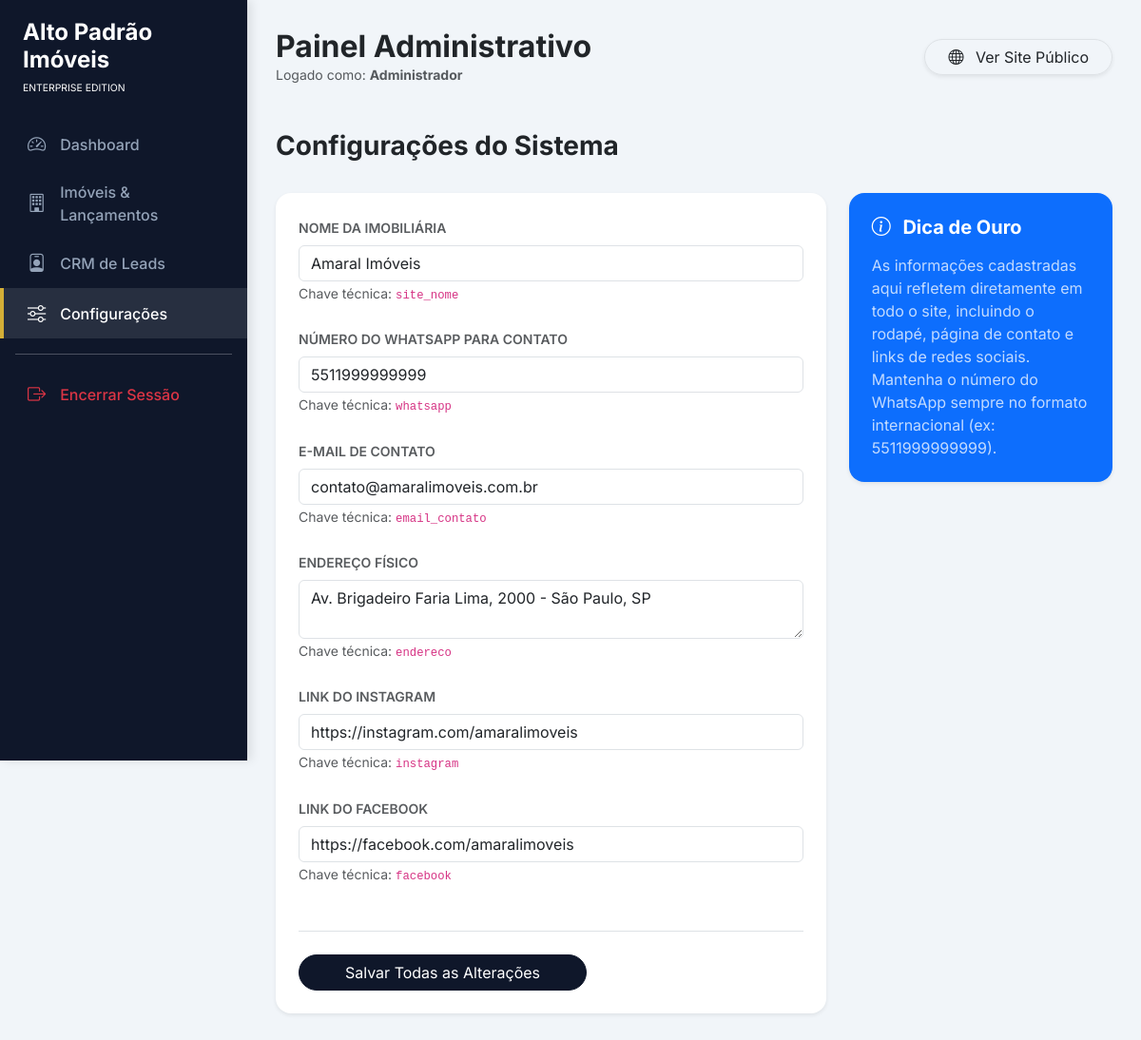
/admin/configuracoes.php (signed in), run on the app's committed database.
### tables this page shows
CREATE TABLE IF NOT EXISTS `configuracoes` (
  `id` int(11) NOT NULL AUTO_INCREMENT,
  `chave` varchar(50) NOT NULL,
  `valor` text DEFAULT NULL,
  `descricao` varchar(255) DEFAULT NULL,
  PRIMARY KEY (`id`),
  UNIQUE KEY `chave` (`chave`)
);

### includes/db.php (called while the page is built, shortened)
<?php
function escape($data) {
    return htmlspecialchars($data, ENT_QUOTES, 'UTF-8');
}
?>

### admin/configuracoes.php (the view, shortened to what this page needs)
<?php
require_once __DIR__ . '/header.php';
$configs = $pdo->query("SELECT * FROM configuracoes")->fetchAll();
?>
<div class="d-flex justify-content-between align-items-center mb-4">
    <h3 class="fw-bold">Configurações do Sistema</h3>
</div>
<div class="row">
    <div class="col-lg-8">
        <div class="card border-0 shadow-sm">
            <div class="card-body p-4">
                <form method="POST">
                    <div class="row g-4">
                        <?php foreach ($configs as $c): ?>
                        <div class="col-md-12">
                            <label class="form-label fw-semibold small text-uppercase ls-1 text-muted"><?php echo escape($c['descricao']); ?></label>
                            <?php if (strlen($c['valor']) > 100 || $c['chave'] == 'endereco'): ?>
                                <textarea name="config[<?php echo $c['chave']; ?>]" class="form-control" rows="2"><?php echo escape($c['valor']); ?></textarea>
                            <?php else: ?>
                                <input type="text" name="config[<?php echo $c['chave']; ?>]" class="form-control" value="<?php echo escape($c['valor']); ?>">
                            <?php endif; ?>
                            <small class="text-muted">Chave técnica: <code><?php echo $c['chave']; ?></code></small>
                        </div>
                        <?php endforeach; ?>
                    </div>
                    <div class="mt-5 pt-4 border-top">
                        <button type="submit" class="btn btn-primary px-5 rounded-pill">Salvar Todas as Alterações</button>
                    </div>
                </form>
            </div>
        </div>
    </div>
    <div class="col-lg-4">
        <div class="card border-0 shadow-sm bg-primary text-white">
            <div class="card-body p-4">
                <h5 class="fw-bold mb-3"><i class="bi bi-info-circle me-2"></i> Dica de Ouro</h5>
                <p class="mb-0 opacity-75">As informações cadastradas aqui refletem diretamente em todo o site, incluindo o rodapé, página de contato e links de redes sociais. Mantenha o número do WhatsApp sempre no formato internacional (ex: 5511999999999).</p>
            </div>
        </div>
    </div>
</div>
<?php include_once __DIR__ . '/footer.php'; ?>

### admin/header.php (shortened to what this page needs)
<?php
require_once __DIR__ . '/../includes/db.php';
$current_page = basename($_SERVER['PHP_SELF']);
?>
<!DOCTYPE html>
<html lang="pt-br">
<head>
    <link href="https://cdn.jsdelivr.net/npm/bootstrap@5.3.0/dist/css/bootstrap.min.css" rel="stylesheet">
    <link rel="stylesheet" href="https://cdn.jsdelivr.net/npm/bootstrap-icons@1.10.0/font/bootstrap-icons.css">
</head>
<body>
    <div class="sidebar">
        <div class="px-4 mb-4">
            <h4 class="fw-bold mb-0">Alto Padrão<span class="text-accent"> Imóveis</span></h4>
            <small class="white-text text-uppercase ls-1" style="font-size: 0.65rem;">Enterprise Edition</small>
        </div>
        <nav class="nav flex-column mt-4">
            <a class="nav-link <?php echo $current_page == 'index.php' ? 'active' : ''; ?>" href="index.php">
                <i class="bi bi-speedometer2"></i> <span>Dashboard</span>
            </a>
            <a class="nav-link <?php echo $current_page == 'lancamentos.php' ? 'active' : ''; ?>" href="lancamentos.php">
                <i class="bi bi-building"></i> <span>Imóveis & Lançamentos</span>
            </a>
            <a class="nav-link <?php echo $current_page == 'leads.php' ? 'active' : ''; ?>" href="leads.php">
                <i class="bi bi-person-badge"></i> <span>CRM de Leads</span>
            </a>
            <a class="nav-link <?php echo $current_page == 'configuracoes.php' ? 'active' : ''; ?>" href="configuracoes.php">
                <i class="bi bi-sliders"></i> <span>Configurações</span>
            </a>
            <div class="mt-auto pb-4">
                <hr class="mx-3 opacity-10">
                <a class="nav-link text-danger" href="logout.php">
                    <i class="bi bi-box-arrow-right"></i> <span>Encerrar Sessão</span>
                </a>
            </div>
        </nav>
    </div>
    <div class="main-content">
        <header class="d-flex justify-content-between align-items-center mb-5">
            <div>
                <h2 class="fw-bold mb-0">Painel Administrativo</h2>
                <p class="text-muted mb-0 small">Logado como: <strong><?php echo escape($_SESSION['admin_nome']); ?></strong></p>
            </div>
            <div class="d-flex gap-2">
                <a href="../index.php" target="_blank" class="btn btn-white border rounded-pill px-4 shadow-sm">
                    <i class="bi bi-globe me-2"></i> Ver Site Público
                </a>
            </div>
        </header>

### admin/footer.php (shortened to what this page needs)
    </div>
</body>
</html>

### admin/header.php (style rules this page uses)
:root { --sidebar-width: 260px; --primary: #0f172a; --accent: #d4af37; --success: #10b981; }
body { font-family: 'Inter', sans-serif; background-color: #f1f5f9; }
.sidebar { width: var(--sidebar-width); height: 100vh; position: fixed; background: var(--primary); color: white; padding-top: 20px; z-index: 1000; box-shadow: 4px 0 10px rgba(0,0,0,0.1); }
.main-content { margin-left: var(--sidebar-width); padding: 30px; min-height: 100vh; }
.nav-link { color: #94a3b8; padding: 12px 25px; display: flex; align-items: center; transition: all 0.3s; font-weight: 500; border-left: 4px solid transparent; }
.nav-link.active { color: white; background: rgba(255,255,255,0.1); border-left-color: var(--accent); }
.nav-link i { font-size: 1.2rem; margin-right: 15px; }
.card { border: none; border-radius: 16px; box-shadow: 0 4px 6px -1px rgba(0,0,0,0.1); }
.btn-primary { background-color: var(--primary); border-color: var(--primary); border-radius: 10px; }

### data on the page
configuracoes: descricao "NOME DA IMOBILIÁRIA", valor "Amaral Imóveis", chave "site_nome"
configuracoes: descricao "NÚMERO DO WHATSAPP PARA CONTATO", valor "5511999999999", chave "whatsapp"
configuracoes: descricao "E-MAIL DE CONTATO", valor "contato@amaralimoveis.com.br", chave "email_contato"
configuracoes: descricao "ENDEREÇO FÍSICO", chave+valor "Av. Brigadeiro Faria Lima, 2000 - São Paulo, SP", chave "endereco"
configuracoes: descricao "LINK DO INSTAGRAM", valor "https://instagram.com/amaralimoveis", chave "instagram"
configuracoes: descricao "LINK DO FACEBOOK", valor "https://facebook.com/amaralimoveis", chave "facebook"

### other printed values
$_SESSION['admin_nome'] "Administrador"
